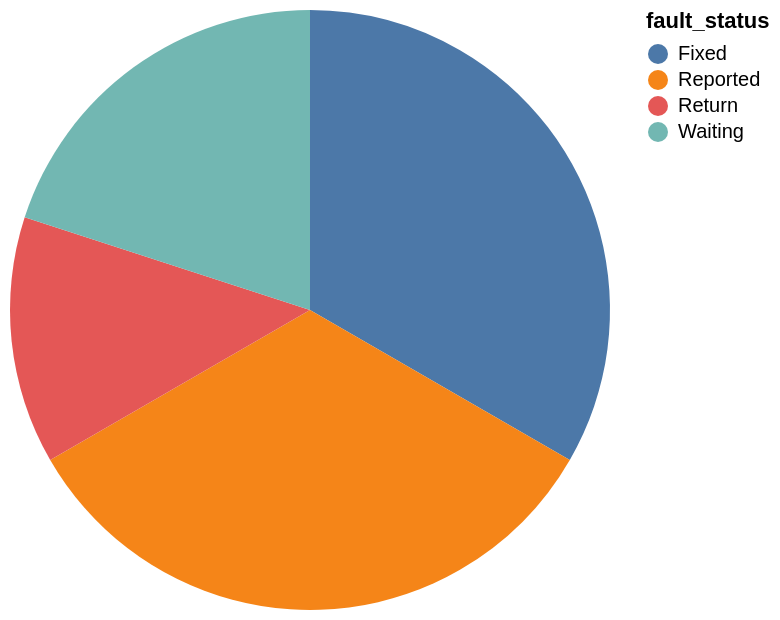

This figure's Vega-Lite source:
### Vega-Lite specification from a JSON file in a GitHub repository (floating-point values rounded to 4 significant figures)
{"data": {"values": [{"x_data": "Fixed", "y_data": 5}, {"x_data": "Reported", "y_data": 5}, {"x_data": "Return", "y_data": 2}, {"x_data": "Waiting", "y_data": 3}]}, "mark": "arc", "encoding": {"theta": {"field": "y_data", "type": "quantitative", "title": "COUNT(fault_status)"}, "color": {"field": "x_data", "type": "nominal", "title": "fault_status"}}}
